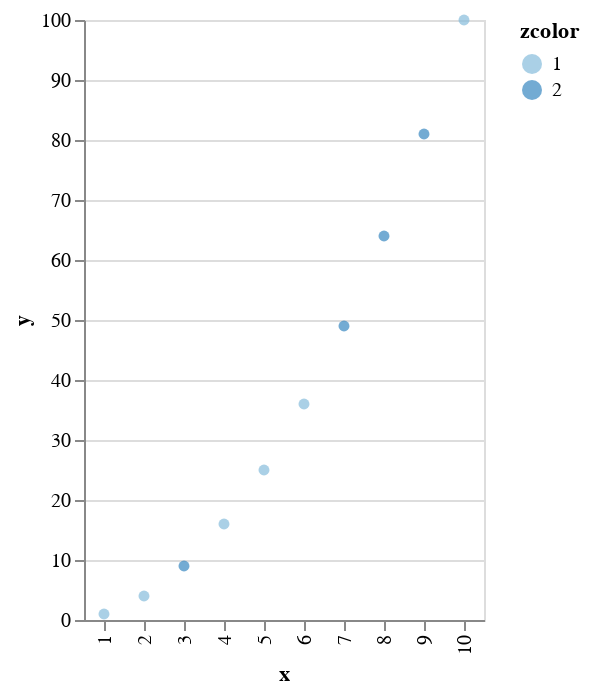

Write notebook code for a chart like this one.
### Code cell
p

### Figure 1 — Vega-Lite specification as saved in the notebook (floating-point values rounded to 4 significant figures)
{"data": {"values": [{"x": 1, "y": 1, "zcolor": 1}, {"x": 2, "y": 4, "zcolor": 1}, {"x": 3, "y": 9, "zcolor": 2}, {"x": 4, "y": 16, "zcolor": 1}, {"x": 5, "y": 25, "zcolor": 1}, {"x": 6, "y": 36, "zcolor": 1}, {"x": 7, "y": 49, "zcolor": 2}, {"x": 8, "y": 64, "zcolor": 2}, {"x": 9, "y": 81, "zcolor": 2}, {"x": 10, "y": 100, "zcolor": 1}]}, "encoding": {"color": {"field": "zcolor", "type": "ordinal"}, "x": {"field": "x", "type": "ordinal"}, "y": {"field": "y", "type": "quantitative"}}, "mark": {"type": "circle"}}
